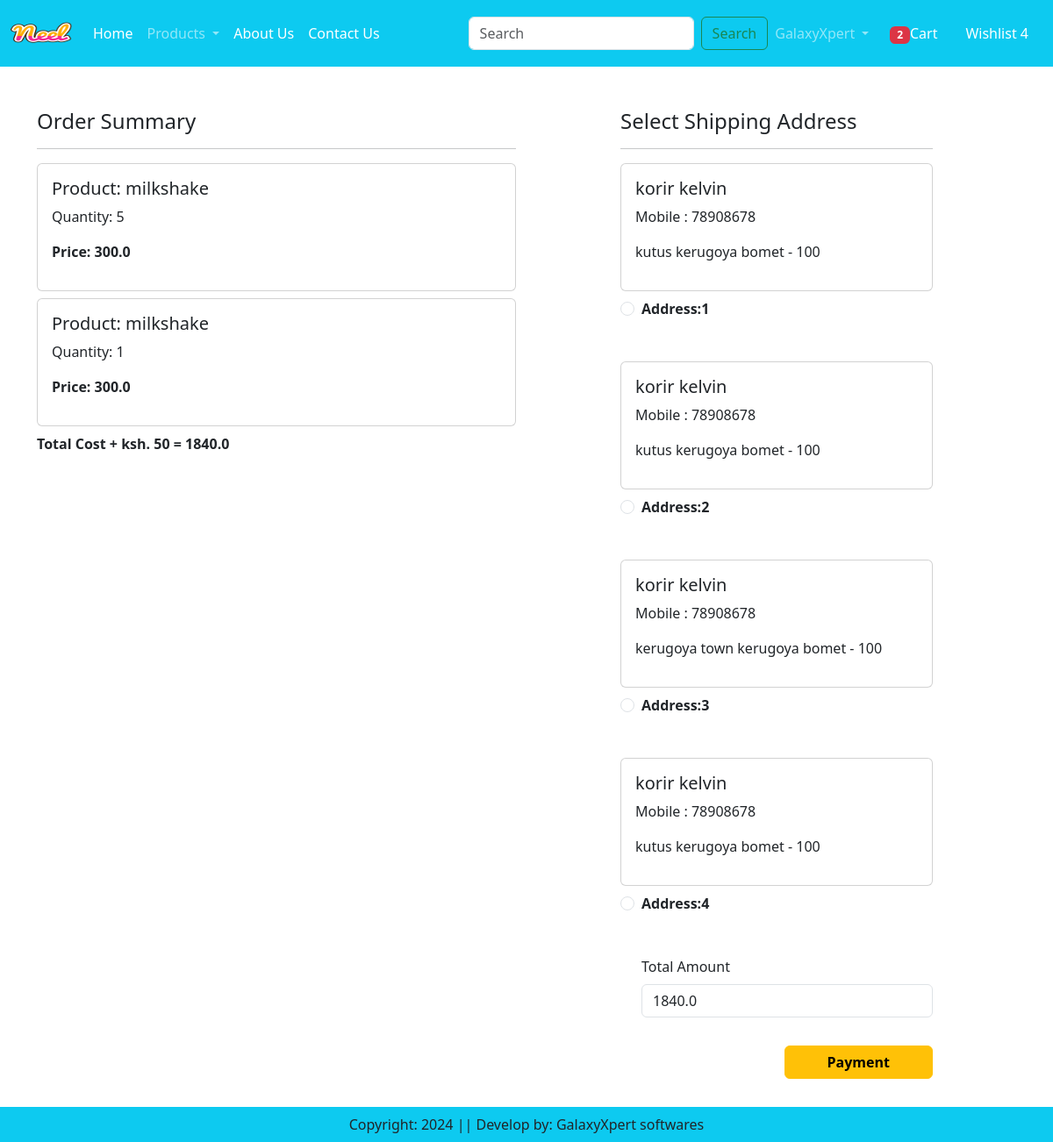
Screenshot of /checkout/ (signed in) with the database file from the repository.
### appecommerce/models.py (models this page shows, shortened)
class Cart(models.Model):
    user = models.ForeignKey(User, on_delete=models.CASCADE)
    product = models.ForeignKey(Product, on_delete=models.CASCADE)
    quantity = models.PositiveIntegerField(default=1)

class Product(models.Model):
    title = models.CharField(max_length=100)
    selling_price = models.FloatField()
    discounted_price = models.FloatField()
    description = models.TextField()
    composition = models.TextField(default='')
    prodapp = models.TextField(default='')
    category = models.CharField(choices=CATEGORY_CHOICES, max_length=2)
    product_image = models.ImageField(upload_to='product')

class Customer(models.Model):
    user = models.ForeignKey(User, on_delete=models.CASCADE)
    name = models.CharField(max_length=200)
    locality = models.CharField(max_length=200)
    city = models.CharField(max_length=200)
    mobile = models.IntegerField(default=0)
    zipcode = models.IntegerField()
    county = models.CharField(choices=COUNTY_CHOICES, max_length=100)

### appecommerce/views.py (the view)
# urls.py: path('checkout/', views.checkout.as_view(), name='checkout'),
class checkout(View):
    def get(self, request):
        totalitem = 0
        if request.user.is_authenticated:
            totalitem = len(Cart.objects.filter(user=request.user))
        user = request.user
        add = Customer.objects.filter(user=user)
        cart_items = Cart.objects.filter(user=user)
        famount = 0
        for p in cart_items:
            value = p.quantity * p.product.discounted_price
            famount = famount + value
        totalamount = famount + 40
        return render(request, 'appecommerce/checkout.html', locals())

### appecommerce/templates/appecommerce/checkout.html (shortened to what this page needs)
{% extends 'appecommerce/base.html' %}
{% load static %}
{% block main-content %}
<div class="container">
    <div class="row mt-5">
        <div class="col-sm-6">
            <h4>Order Summary</h4>
            <hr>
            {% for item in cart_items %}
              <div class="card mb-2">
                  <div class="card-body">
                      <h5>Product: {{item.product.title}}</h5>
                      <p>Quantity: {{item.quantity}}</p>
                      <p class="fw-bold">Price: {{item.product.discounted_price}}</p>
                  </div>
              </div>
            {% endfor %}
            <p class="fw-bold">Total Cost + ksh. 50 = {{totalamount}}</p>
        </div>
        <div class="col-sm-4 offset-sm-1">
            <h4>Select Shipping Address</h4>
            <hr>
            <form method="post" id="myform">
                {% for ad in add %}
                   <div class="card">
                       <div class="card-body">
                           <h5>{{ad.name}}</h5>
                           <p>Mobile : {{ad.mobile}}</p>
                           <p>{{ad.locality}} {{ad.city}} {{ad.county}} - {{ad.zipcode}}</p>
                       </div>
                   </div>
                        <div class="form-check mt-2 mb-5">
                            <input class="form-check-input" type="radio" name="custid" id="custadd{{forloop.counter}}" value="{{ad.id}}">
                            <label class="form-check-label fw-bold" for="custadd{{forloop.counter}}">
                                Address:{{forloop.counter}}</label>
                        </div>
                {% endfor %}
                <div class="form-check mb-3">
                    <label for="totamount" class="form-label">Total Amount</label>
                    <input type="number" class="form-control" name="totamount" value={{totalamount}} readonly>
                </div>
                <div class="text-end">
                    <button id="rzp-button1" type="submit" class="btn btn-warning mt-3 px-5 fw-bold">Payment</button>
                </div>
            </form>
        </div>
    </div>
</div>
{% endblock main-content %}

### rows the page displays
Cart: product "milkshake", quantity "5", product.discounted_price "300.0"
Cart: product "milkshake", quantity "1", product.discounted_price "300.0"
Customer: name "korir kelvin", mobile "78908678", locality "kutus", city "kerugoya", county "bomet", zipcode "100"
Customer: name "korir kelvin", mobile "78908678", locality "kutus", city "kerugoya", county "bomet", zipcode "100"
Customer: name "korir kelvin", mobile "78908678", locality "kerugoya town", city "kerugoya", county "bomet", zipcode "100"
Customer: name "korir kelvin", mobile "78908678", locality "kutus", city "kerugoya", county "bomet", zipcode "100"

### other values shown
{{ totalitem }} "2"
{{ totalamount }} "1840.0"
